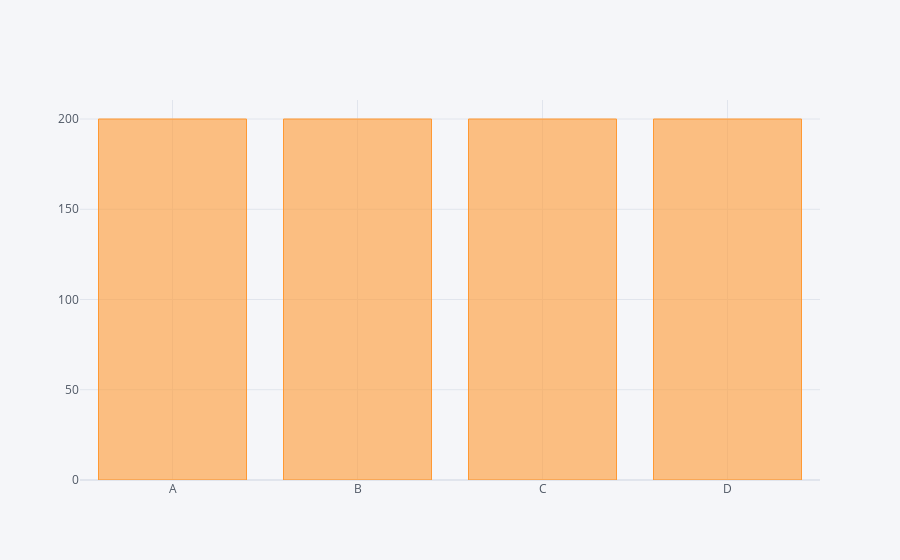

The notebook cell saved with this chart:
### Code cell
# count each column in df dataframe and plot bar graphs
print(df.count().iplot(kind='bar'))

### Figure 1 — Plotly figure (JSON) as saved in the notebook; plotly's stock layout.template omitted (floating-point values rounded to 4 significant figures)
{"data": [{"marker": {"color": "rgba(255, 153, 51, 0.6)", "line": {"color": "rgba(255, 153, 51, 1.0)", "width": 1}}, "name": "None", "orientation": "v", "text": "", "type": "bar", "x": ["A", "B", "C", "D"], "y": [200, 200, 200, 200]}], "layout": {"autosize": true, "legend": {"bgcolor": "#F5F6F9", "font": {"color": "#4D5663"}}, "paper_bgcolor": "#F5F6F9", "plot_bgcolor": "#F5F6F9", "title": {"font": {"color": "#4D5663"}}, "xaxis": {"autorange": true, "gridcolor": "#E1E5ED", "range": [-0.5, 3.5], "showgrid": true, "tickfont": {"color": "#4D5663"}, "title": {"font": {"color": "#4D5663"}, "text": ""}, "type": "category", "zerolinecolor": "#E1E5ED"}, "yaxis": {"autorange": true, "gridcolor": "#E1E5ED", "range": [0, 210.5], "showgrid": true, "tickfont": {"color": "#4D5663"}, "title": {"font": {"color": "#4D5663"}, "text": ""}, "type": "linear", "zerolinecolor": "#E1E5ED"}}}
